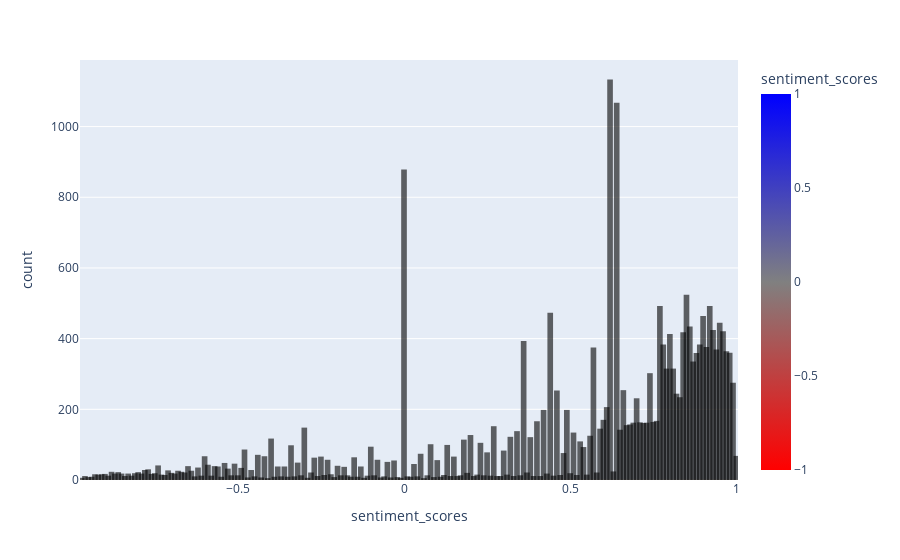

The notebook cell this image was saved under:
### Markdown cell above
### Plotting Bar Chart for all categories (Sentiment Score)

### Code cell
senti_series = visualize_data['sentiment_score'].value_counts()
senti_score = pd.DataFrame(senti_series)
senti_score = senti_score.reset_index()
senti_score.columns = ['sentiment_scores', 'count']
display(senti_score)

fig = px.bar(senti_score, 
             x='sentiment_scores', y='count',
             color = 'sentiment_scores',
             color_continuous_scale=["red", "grey", "blue"],
             range_color = [-1,1],
             opacity= 0.6,
             )
fig.update_traces(marker_line_color='black',
                  marker_line_width=3, opacity=1)
fig.show()

### Figure 1 — Plotly figure (JSON) as saved in the notebook; plotly's stock layout.template omitted (floating-point values rounded to 4 significant figures; data arrays with more than 128 entries replaced by an {"elided": "..."} marker saying what was removed)
{"data": [{"alignmentgroup": "True", "hovertemplate": "sentiment_scores=%{marker.color}<br>count=%{y}<extra></extra>", "legendgroup": "", "marker": {"color": {"elided": "198 float values"}, "coloraxis": "coloraxis", "line": {"color": "black", "width": 3}, "opacity": 0.6, "pattern": {"shape": ""}}, "name": "", "offsetgroup": "", "opacity": 1, "orientation": "v", "showlegend": false, "textposition": "auto", "type": "bar", "x": {"elided": "198 float values"}, "xaxis": "x", "y": {"elided": "198 int values"}, "yaxis": "y"}], "layout": {"barmode": "relative", "coloraxis": {"cmax": 1, "cmin": -1, "colorbar": {"title": {"text": "sentiment_scores"}}, "colorscale": [[0, "red"], [0.5, "grey"], [1, "blue"]]}, "legend": {"tracegroupgap": 0}, "margin": {"t": 60}, "xaxis": {"anchor": "y", "domain": [0, 1], "title": {"text": "sentiment_scores"}}, "yaxis": {"anchor": "x", "domain": [0, 1], "title": {"text": "count"}}}}
